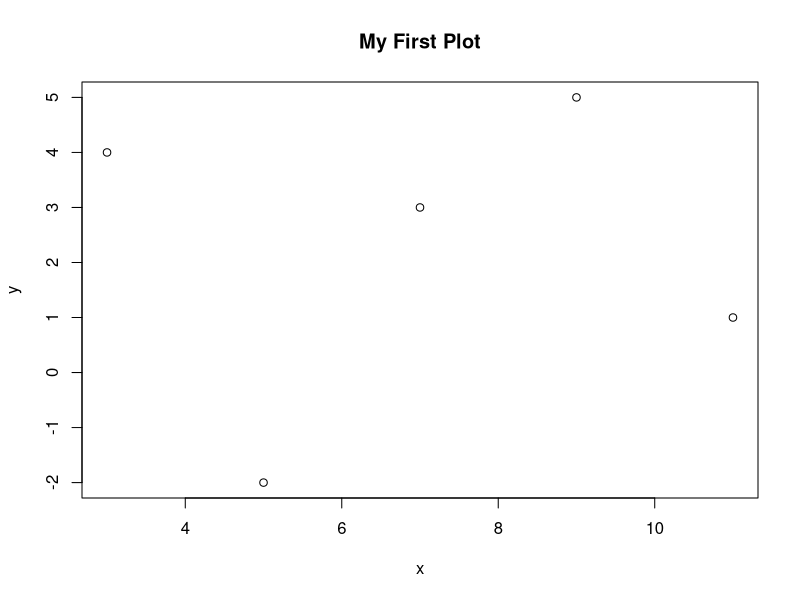
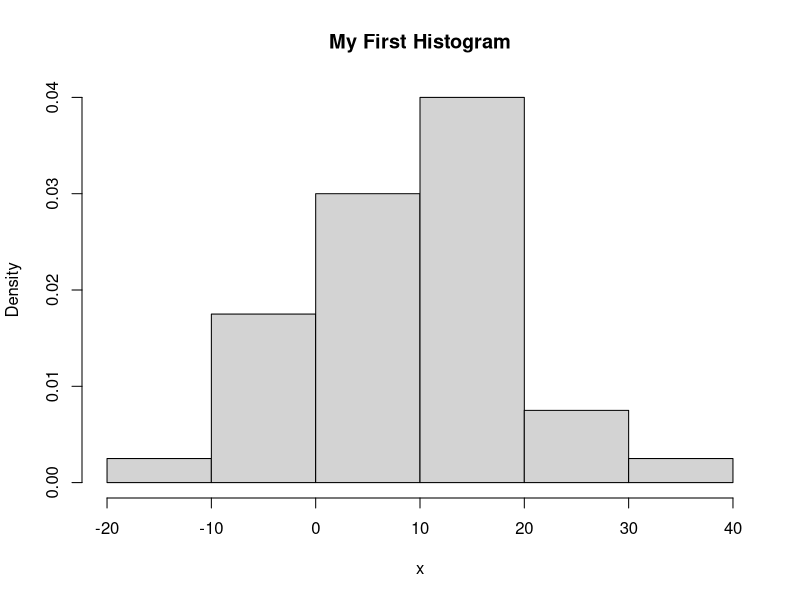
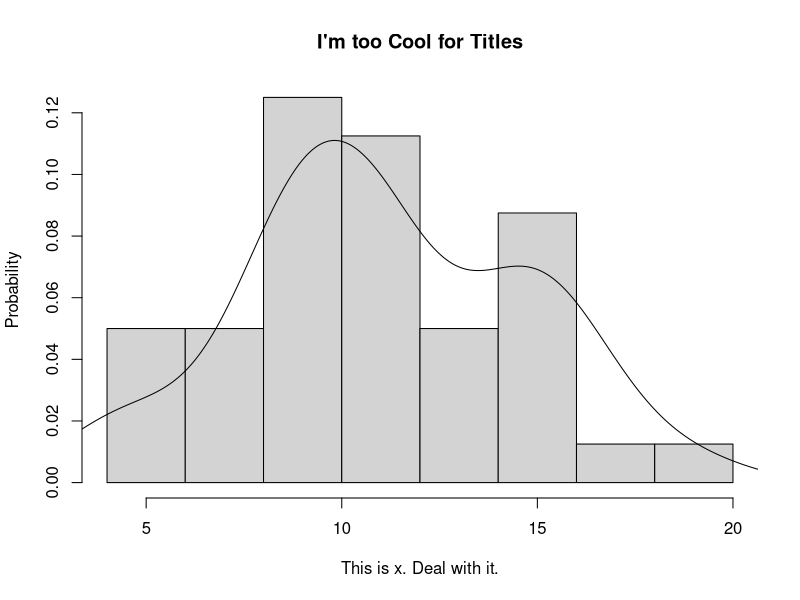
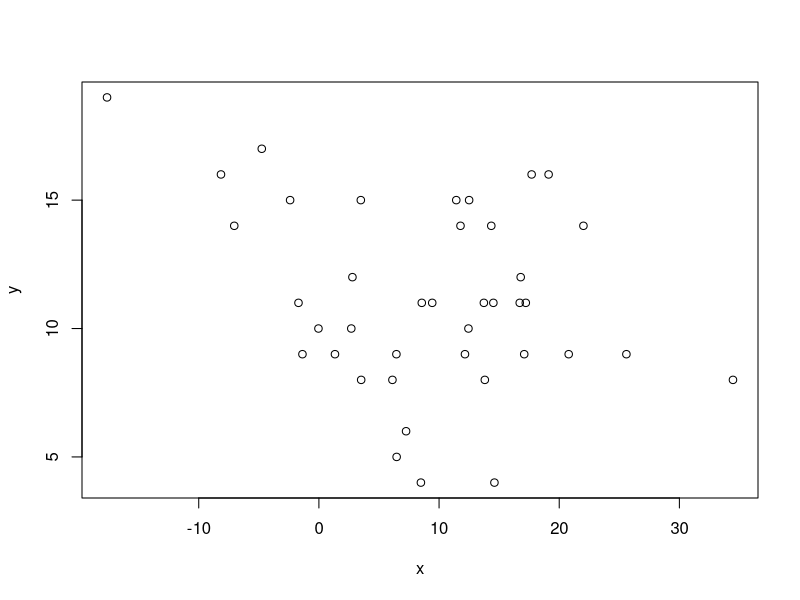
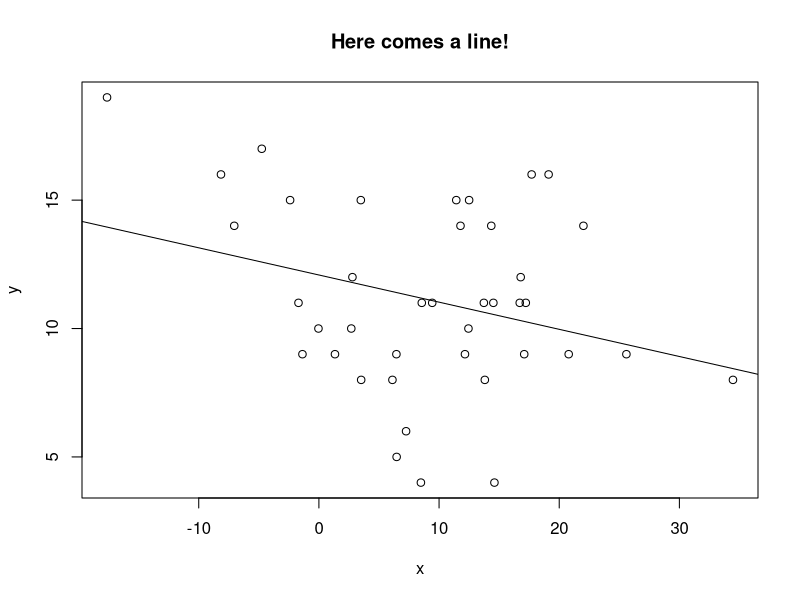
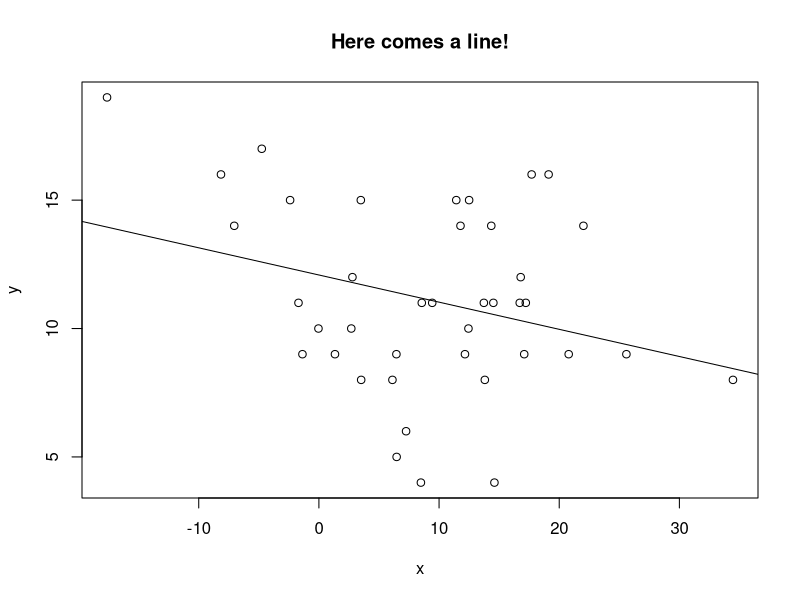

Source code (R) for these figures, in order:
### R code from vignette source '/tmp/lyx_tmpdir.T16462/lyx_tmpbuf2/first-R-01.Rnw'
### Encoding: UTF-8

###################################################
### code chunk number 1: first-R-01.Rnw:25-26
###################################################
  if(exists(".orig.enc")) options(encoding = .orig.enc)


###################################################
### code chunk number 2: first-R-01.Rnw:82-83
###################################################
dir.create("plots", showWarnings=F)


###################################################
### code chunk number 3: Roptions
###################################################
options(device = pdf)
options(width=160, prompt="> ", continue="+  ")
options(useFancyQuotes = FALSE) 
#set.seed(12345)
op <- par() 
pjmar <- c(5.1, 5.1, 1.5, 2.1) 
#pjmar <- par("mar")
options(SweaveHooks=list(fig=function() par(mar=pjmar, ps=12)))
pdf.options(onefile=F,family="Times",pointsize=12)


###################################################
### code chunk number 4: first-R-01.Rnw:173-177
###################################################
x <- c(3, 5, 7, 9, 11)
x
mean(x)
var(x)


###################################################
### code chunk number 5: first-R-01.Rnw:187-188
###################################################
x 


###################################################
### code chunk number 6: first-R-01.Rnw:193-194
###################################################
print(x)


###################################################
### code chunk number 7: first-R-01.Rnw:205-208
###################################################
y <- c(4, -2, 3, 5, 1)
mean(x)
var(x)


###################################################
### code chunk number 8: p1
###################################################
plot(y ~ x, main = "My First Plot")


###################################################
### code chunk number 9: first-R-01.Rnw:235-237
###################################################
x <- rnorm(40, m = 7, sd = 10)
y <- rpois(40, lambda = 11)


###################################################
### code chunk number 10: first-R-01.Rnw:244-246
###################################################
head(x)
head(y)


###################################################
### code chunk number 11: first-R-01.Rnw:260-263
###################################################
set.seed(66565) #put in any integer you like
x <- rnorm(40, m = 7, sd = 10)
y <- rpois(40, lambda = 11)


###################################################
### code chunk number 12: p2
###################################################
hist(x, prob = TRUE, main = "My First Histogram")


###################################################
### code chunk number 13: p3
###################################################
hist(y, prob = TRUE, main = "I'm too Cool for Titles", xlab = "This is x. Deal with it.", ylab = "Probability")
yden <- density(y)
lines(yden) ## lines is a "method." Will explain later :)


###################################################
### code chunk number 14: p4
###################################################
plot(y ~ x)


###################################################
### code chunk number 15: p5
###################################################
plot(y ~ x, main = "Here comes a line!")
mod1 <- lm(y ~ x)
abline(mod1)


###################################################
### code chunk number 16: p6
###################################################
pdf("RegPlot1.pdf", height = 5, width = 7, paper = "special")
plot(y ~ x, main = "Here comes a line!")
mod1 <- lm(y ~ x)
abline(mod1)
dev.off() # finishes the actual output file


###################################################
### code chunk number 17: first-R-01.Rnw:360-361 (eval = FALSE)
###################################################
## list.files()


###################################################
### code chunk number 18: first-R-01.Rnw:368-369 (eval = FALSE)
###################################################
## getwd()


